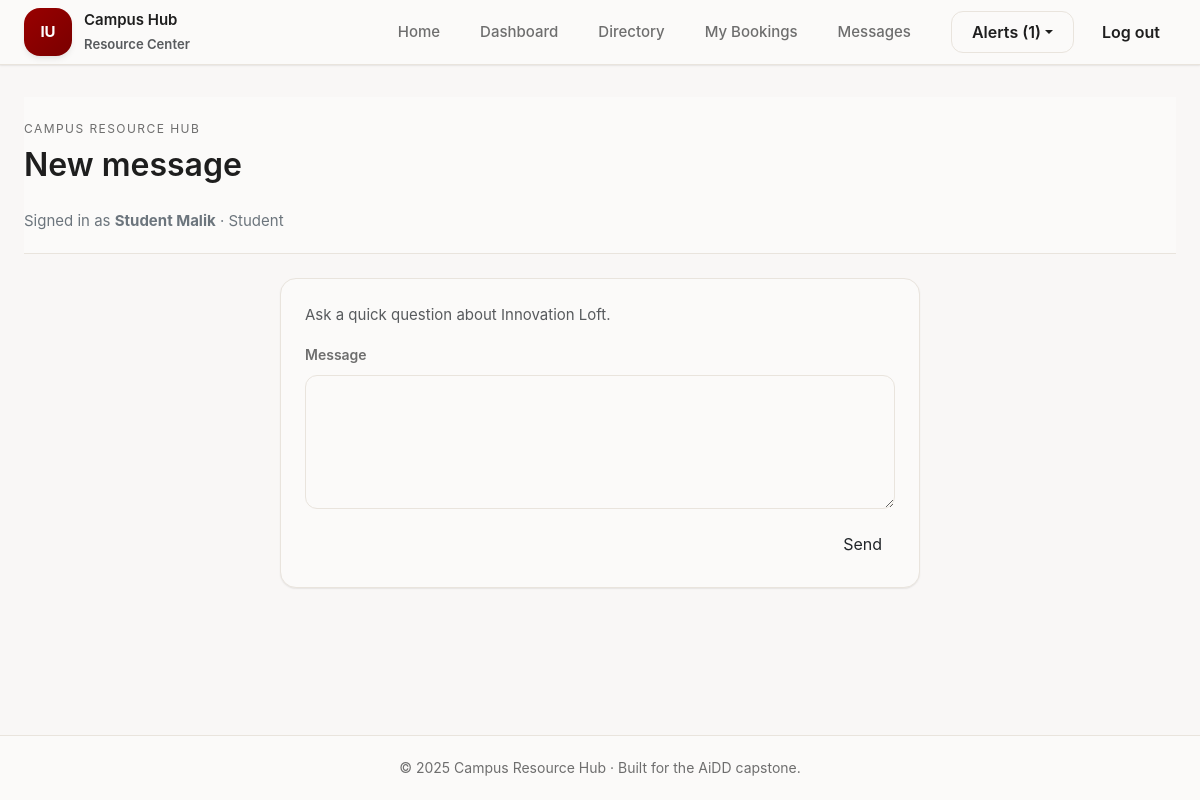
Page /messages/start/2?resource_id=1 (signed in) on the committed database.
### tables this page shows
CREATE TABLE users (
    user_id INTEGER PRIMARY KEY AUTOINCREMENT,
    name TEXT NOT NULL,
    email TEXT NOT NULL UNIQUE,
    password_hash TEXT NOT NULL,
    role TEXT NOT NULL CHECK(role IN ('student','staff','admin')),
    department TEXT,
    email_verified INTEGER DEFAULT 0,
    created_at TEXT DEFAULT CURRENT_TIMESTAMP
);

CREATE TABLE resources (
    resource_id INTEGER PRIMARY KEY AUTOINCREMENT,
    owner_id INTEGER NOT NULL,
    title TEXT NOT NULL,
    summary TEXT NOT NULL,
    category TEXT NOT NULL,
    location TEXT NOT NULL,
    capacity INTEGER NOT NULL,
    availability_notes TEXT,
    status TEXT NOT NULL DEFAULT 'draft',
    created_at TEXT DEFAULT CURRENT_TIMESTAMP,
    updated_at TEXT DEFAULT CURRENT_TIMESTAMP,
    FOREIGN KEY(owner_id) REFERENCES users(user_id)
);

### src/controllers/message_controller.py (the view, shortened to what this page needs)
@message_bp.route('/start/<int:owner_id>', methods=['GET', 'POST'])
@login_required
def start(owner_id: int):
    if owner_id == current_user.user_id:
        flash('You cannot message yourself.', 'warning')
        return redirect(url_for('message.inbox'))
    resource_id = request.args.get('resource_id', type=int)
    resource = ResourceDAL.get_resource_by_id(resource_id) if resource_id else None
    owner = UserDAL.get_user_by_id(owner_id)
    if not owner:
        flash('Recipient not found.', 'danger')
        return redirect(url_for('message.inbox'))
    return render_template('messages/compose.html', resource=resource)

### src/data_access/db.py (called while the page is built)
def get_connection(close_only: bool = False) -> Optional[sqlite3.Connection]:
    if close_only:
        return getattr(g, '_database', None)
    conn = getattr(g, '_database', None)
    if conn is None:
        database_path = current_app.config['DATABASE_PATH']
        conn = g._database = sqlite3.connect(database_path, detect_types=sqlite3.PARSE_DECLTYPES)
        conn.row_factory = sqlite3.Row
    return conn

### src/data_access/notification_dal.py (called while the page is built)
    @staticmethod
    def list_for_user(user_id: int, limit: int = 10) -> List[dict]:
        conn = get_connection()
        rows = conn.execute(
            'SELECT * FROM notifications WHERE user_id = ? ORDER BY created_at DESC LIMIT ?',
            (user_id, limit)
        ).fetchall()
        return [dict(row) for row in rows]

### src/data_access/resource_dal.py (called while the page is built)
    @staticmethod
    def _row_to_resource(row) -> Optional[Resource]:
        if row is None:
            return None
        gallery_rows = ResourceDAL._fetch_gallery(row['resource_id'])
        return Resource(
            resource_id=row['resource_id'],
            owner_id=row['owner_id'],
            title=row['title'],
            summary=row['summary'],
            category=row['category'],
            location=row['location'],
            capacity=row['capacity'],
            availability_notes=row['availability_notes'],
            status=row['status'],
            gallery=gallery_rows,
        )

    @staticmethod
    def _fetch_gallery(resource_id: int) -> List[str]:
        conn = get_connection()
        rows = conn.execute(
            'SELECT file_path FROM resource_images WHERE resource_id = ? ORDER BY image_id ASC',
            (resource_id,)
        ).fetchall()
        return [row['file_path'] for row in rows]

    @staticmethod
    def get_resource_by_id(resource_id: int) -> Optional[Resource]:
        conn = get_connection()
        row = conn.execute('SELECT * FROM resources WHERE resource_id = ?', (resource_id,)).fetchone()
        return ResourceDAL._row_to_resource(row)

### src/data_access/user_dal.py (called while the page is built)
    @staticmethod
    def _row_to_user(row) -> Optional[User]:
        if row is None:
            return None
        return User(
            user_id=row['user_id'],
            name=row['name'],
            email=row['email'],
            role=row['role'],
            department=row['department'],
            email_verified=row['email_verified'],
        )

### src/templates/messages/compose.html (shortened to what this page needs)
{% extends 'layout.html' %}
{% block page_heading %}New message{% endblock %}
{% block content %}
<div class="card-surface p-4 mx-auto" style="max-width: 640px;">
    <p class="text-muted">Ask a quick question about {{ resource.title if resource else 'a resource' }}.</p>
    <form method="post" class="row g-3">
        <div class="col-12">
            <label class="form-label" for="body">Message</label>
            <textarea class="form-control" id="body" name="body" rows="5"></textarea>
        </div>
        <div class="col-12 d-flex justify-content-end">
            <button class="btn btn-primary-solid" type="submit">Send</button>
        </div>
    </form>
</div>
{% endblock %}

### src/templates/layout.html (shortened to what this page needs)
<!DOCTYPE html>
<html lang="en">
<head>
    <link href="https://cdn.jsdelivr.net/npm/bootstrap@5.3.3/dist/css/bootstrap.min.css" rel="stylesheet">
    <link rel="stylesheet" href="{{ url_for('static', filename='css/app.css') }}?v={{ current_year }}">
</head>
<body>
    <div class="app-shell">
        <nav class="global-nav navbar navbar-expand-lg navbar-light" aria-label="Primary">
            <div class="app-container d-flex flex-wrap align-items-center">
                <a class="brand-mark me-auto" href="{{ url_for('site.home') }}">
                    <span class="brand-icon">IU</span>
                    <div>
                        <span class="d-block">Campus Hub</span>
                        <small class="text-muted">Resource Center</small>
                    </div>
                </a>
                <div class="collapse navbar-collapse" id="primaryNav">
                    <ul class="navbar-nav ms-auto align-items-lg-center gap-2">
                        <li class="nav-item"><a class="nav-pill" href="{{ url_for('site.home') }}">Home</a></li>
                        <li class="nav-item"><a class="nav-pill" href="{{ url_for('dashboard.overview') }}">Dashboard</a></li>
                        <li class="nav-item"><a class="nav-pill" href="{{ url_for('resource.browse') }}">Directory</a></li>
                        {% if current_user.is_authenticated %}
                        <li class="nav-item"><a class="nav-pill" href="{{ url_for('booking.my_bookings') }}">My Bookings</a></li>
                        <li class="nav-item"><a class="nav-pill" href="{{ url_for('message.inbox') }}">Messages</a></li>
                        {% endif %}
                    </ul>
                    <div class="nav-actions ms-lg-4">
                        {% if current_user.is_authenticated %}
                        <div class="dropdown">
                            <button class="btn btn-secondary-iu dropdown-toggle" type="button" data-bs-toggle="dropdown" aria-expanded="false">
                                Alerts ({{ nav_notifications|length }})
                            </button>
                        </div>
                        <a href="{{ url_for('auth.logout') }}" class="btn btn-ghost-iu">Log out</a>
                        {% else %}
                        <a class="btn btn-secondary-iu" href="{{ url_for('auth.login') }}">Sign in</a>
                        <a class="btn btn-primary-iu" href="{{ url_for('auth.register') }}">Get started</a>
                        {% endif %}
                    </div>
                </div>
            </div>
        </nav>
        <main id="main-content" class="app-content">
            <div class="app-container">
                <header class="app-topbar">
                    <div class="page-heading">
                        <p class="eyebrow mb-1">Campus Resource Hub</p>
                        <h1 class="mb-0">{% block page_heading %}Resource Hub{% endblock %}</h1>
                    </div>
                    {% if current_user.is_authenticated %}
                    <p class="text-secondary mb-0">Signed in as <strong>{{ current_user.name }}</strong> · {{ current_user.role|title }}</p>
                    {% endif %}
                </header>
                {% block content %}{% endblock %}
            </div>
        </main>
        <footer class="app-footer">
            <div class="app-container">
                &copy; {{ current_year }} Campus Resource Hub · Built for the AiDD capstone.
            </div>
        </footer>
    </div>
</body>
</html>

### src/static/css/app.css (style rules this page uses)
:root { --brand-crimson: #990000; --brand-crimson-dark: #7a0000; --brand-crimson-light: #b33030; --brand-cream-bg: #f9f7f6; --brand-cream-card: #fbfaf9; --brand-cream-border: #e9e4dd; --text-primary: #1e1e1e; --text-secondary: #6e6e6e; --text-subtle: #999999; --accent-green: #1b5e20; --accent-green-bg: #e8f5e9; --accent-amber: #8a5a00; --accent-amber-bg: #fff4e0; --accent-red: #b71c1c; --accent-red-bg: #ffebee; --space-1: 4px; --space-2: 8px; --space-3: 12px; --space-4: 16px; --space-5: 20px; --space-6: 24px; --space-7: 28px; --space-8: 32px; --space-9: 36px; --space-10: 40px; --space-11: 44px; --space-12: 48px; --radius-sm: 8px; --radius-md: 12px; --radius-lg: 16px; --radius-xl: 20px; --shadow-card: 0 1px 0 rgba(0, 0, 0, 0.02), 0 1px 2px rgba(0, 0, 0, 0.06); --shadow-md: 0 4px 6px -1px rgba(0, 0, 0, 0.08), 0 2px 4px -2px rgba(0, 0, 0, 0.05); --shadow-lg: 0 8px 16px rgba(0, 0, 0, 0.1); --focus-ring: 0 0 0 2px rgba(153, 0, 0, 0.18); }
* { box-sizing: border-box; }
body { font-family: 'Inter', -apple-system, BlinkMacSystemFont, 'Segoe UI', sans-serif; font-size: 15px; line-height: 24px; font-weight: 400; color: var(--text-primary); background-color: var(--brand-cream-bg); min-height: 100vh; margin: 0; -webkit-font-smoothing: antialiased; }
a { color: var(--brand-crimson); text-decoration: none; }
h1, .text-h1 { font-size: 32px; line-height: 40px; font-weight: 600; color: var(--text-primary); margin-bottom: var(--space-3); }
.app-shell { display: flex; flex-direction: column; min-height: 100vh; background-color: var(--brand-cream-bg); }
.app-container { width: 100%; max-width: 1200px; margin: 0 auto; padding: 0 var(--space-6); }
.global-nav { background: var(--brand-cream-card); border-bottom: 1px solid var(--brand-cream-border); box-shadow: var(--shadow-card); position: sticky; top: 0; z-index: 100; }
.global-nav .brand-mark { display: flex; align-items: center; gap: var(--space-3); color: var(--text-primary); font-weight: 600; }
.brand-mark .brand-icon { width: 48px; height: 48px; border-radius: var(--radius-lg); background: linear-gradient(135deg, var(--brand-crimson), var(--brand-crimson-dark)); color: #fff; display: inline-flex; align-items: center; justify-content: center; font-weight: 700; box-shadow: var(--shadow-md); }
.app-topbar { background: var(--brand-cream-card); border-bottom: 1px solid var(--brand-cream-border); padding: var(--space-5) 0; margin-bottom: var(--space-6); }
.nav-pill { display: inline-flex; align-items: center; padding: var(--space-2) var(--space-4); border-radius: var(--radius-lg); color: var(--text-secondary); font-weight: 500; transition: background 0.2s, color 0.2s; }
.nav-actions { display: flex; align-items: center; gap: var(--space-3); flex-wrap: wrap; }
.app-content { flex: 1; padding: var(--space-8) 0; }
.page-heading { margin-bottom: var(--space-6); }
.page-heading .eyebrow { text-transform: uppercase; letter-spacing: 0.12em; font-size: 12px; color: var(--text-secondary); margin-bottom: var(--space-2); }
.card-surface { background: var(--brand-cream-card); border: 1px solid var(--brand-cream-border); border-radius: var(--radius-lg); box-shadow: var(--shadow-card); }
.btn-secondary-iu { display: inline-flex; align-items: center; justify-content: center; background: var(--brand-cream-card); color: var(--text-primary); border: 1px solid var(--brand-cream-border); border-radius: var(--radius-md); padding: var(--space-2) var(--space-5); font-weight: 600; }
.btn-ghost-iu { display: inline-flex; align-items: center; justify-content: center; background: transparent; color: var(--text-primary); border: none; border-radius: var(--radius-md); padding: var(--space-2) var(--space-4); font-weight: 600; }
.form-label { font-size: 14px; font-weight: 600; color: var(--text-secondary); }
.form-control, .form-select, textarea.form-control { min-height: 44px; border-radius: var(--radius-md); border-color: var(--brand-cream-border); background: var(--brand-cream-card); color: var(--text-primary); transition: border 0.2s, box-shadow 0.2s; }
.app-footer { border-top: 1px solid var(--brand-cream-border); background: var(--brand-cream-card); color: var(--text-secondary); padding: var(--space-5) 0; text-align: center; font-size: 14px; }

### rows in the picture
users: name "Student Malik", role "Student"
resources: title "Innovation Loft"

### other values in the picture
{{ nav_notifications|length }} "1"
